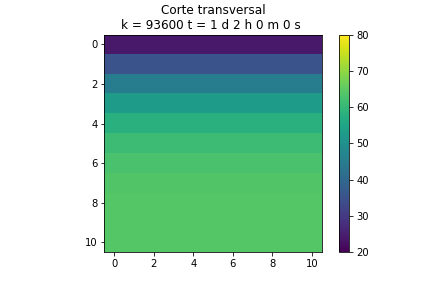
#> input picture 27082019/frame_93600.png, 432 x 288 px
$ python 000618.py   (Python 2 division)
#> lines starting #> are read from the running program, lines starting #| are printed output that depends on the picture; long printed decimals are rounded
# -*- coding: utf-8 -*-
"""
Created on Tue Aug 27 23:29:58 2019

@author: johns
"""


import numpy as np  #importa libreria
from skimage import io #imprime la libreria skimage

photo = io.imread('frame_93600.png')    #lee la imagen
#> photo is the input picture: shape (288, 432, 4); mean R, G, B, A 176, 212.3, 196.2, 255
print type(photo)   #imprime que tipo de dato asociado a la variable photo
#| <class 'numpy.ndarray'>
print photo.shape   #imprime las dimenciones de la variable photo
#| (288, 432, 4)

import matplotlib.pyplot as plt #importa la libreria
plt.imshow(photo)   #imprime la imagen asociada a la matriz de photo
plt.show()          #plotea todo
plt.imshow(photo[::-1])     #invierte verticalmente la matriz
plt.show()          #plotea todo
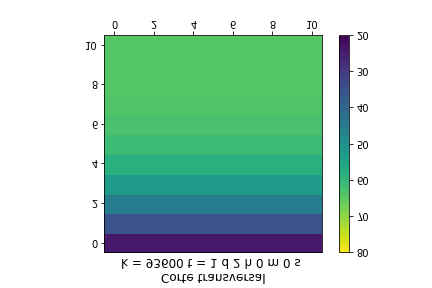
#> shown: shape (288, 432, 4); mean R, G, B, A 176, 212.3, 196.2, 255
plt.imshow(photo[:, ::-1])  #invierte horizontalmente la matriz
plt.show()          #plotea todo
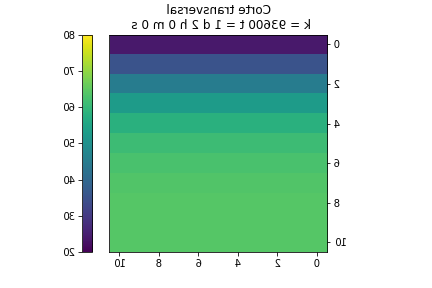
#> shown: shape (288, 432, 4); mean R, G, B, A 176, 212.3, 196.2, 255
plt.imshow(photo[50:150, 150:280])
plt.show()          #plotea todo
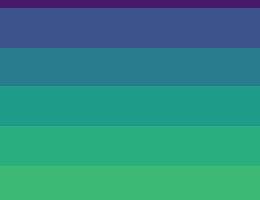
#> shown: shape (100, 130, 4) (shown 2 times larger); mean R, G, B, A 46.7, 139.2, 131.4, 255
plt.imshow(photo[::2, ::2])
plt.show()          #plotea todo
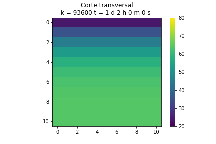
#> shown: shape (144, 216, 4); mean R, G, B, A 176.1, 212.3, 196.4, 255

print photo
#> (printed output is left out)
photo_sin = np.sin(photo)
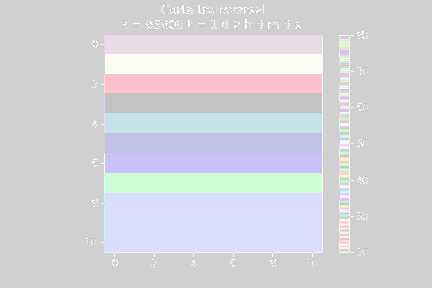
#> photo_sin: shape (288, 432, 4) float16; mean R, G, B, A -0.377, -0.367, -0.171, -0.507; transparent parts drawn white
print photo_sin
#> (printed output is left out)


### imprime distintos datos del arreglo
print np.sum(photo)
#| 104438604
print np.prod(photo)
#| 0
print np.mean(photo)
#| 209.858
print np.std(photo)
#| 73.235
print np.var(photo)
#| 5363.325
print np.min(photo)
#| 0
print np.max(photo)
#| 255
print np.argmin(photo)
#| 12960
print np.argmax(photo)
#| 0

z = np.array([1, 2, 3, 4, 5])  #crea arreglo
print z<3 #verifica que valores del arreglo cumplen
print z>3 #verifica que valores del arreglo cumplen
print z[z>3] #estrae los valores que cumplen

photo_masked = np.where(photo > 100, 255, 0) #reemplaza los valores mayores a 100 con 255 y los menores con 0
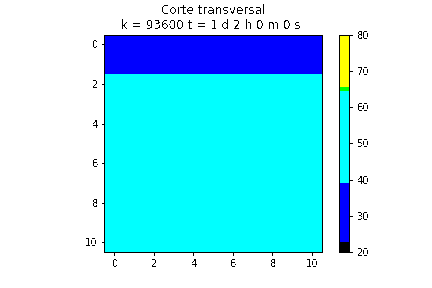
#> photo_masked: shape (288, 432, 4) int64; mean R, G, B, A 151.1, 232.1, 249.1, 255

plt.imshow(photo_masked)
plt.show()          #plotea todo


### Crea dos nuevos arreglos
a_array = np.array([1,2,3,4,5])
b_array = np.array([3,7,8,9,10])


### Ecuaciones con los arreglos
print a_array + b_array
print a_array + 30
print a_array * b_array
print a_array * 10


plt.imshow(photo[:,:,0].T) #rota y cambia lso valores de la imagen
plt.show()          #plotea todo
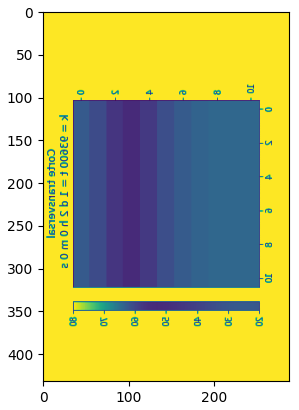
#> figure drawn by matplotlib, 1 panel

x = np.array([2, 1, 4, 3, 5]) #define nuevo arreglo
print np.short() #imprime arreglo ordenado
